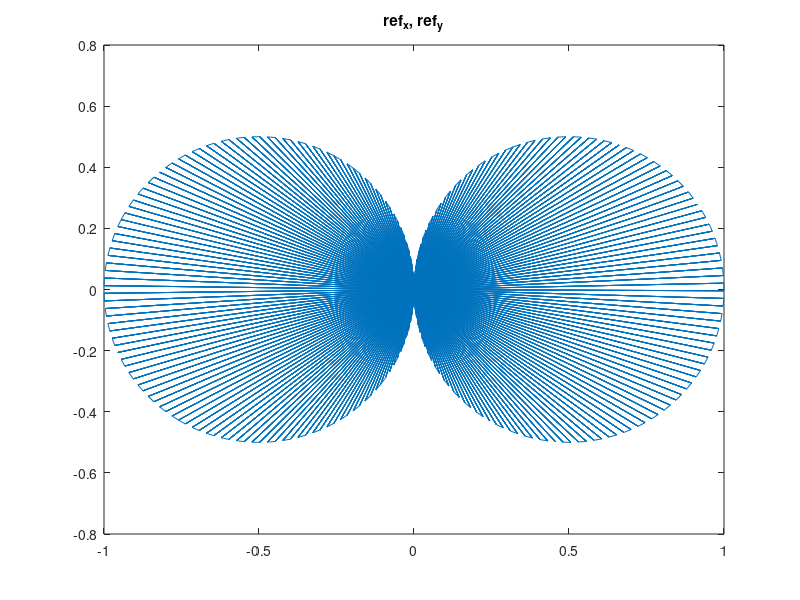
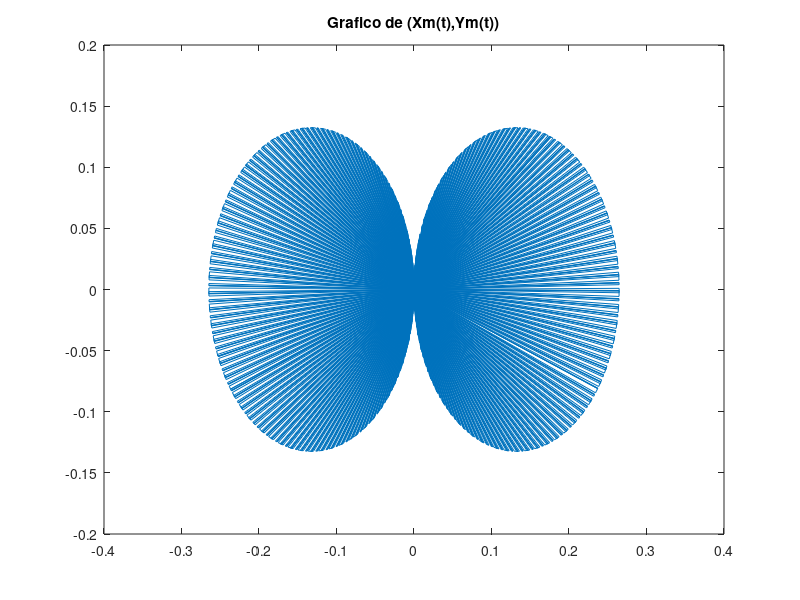
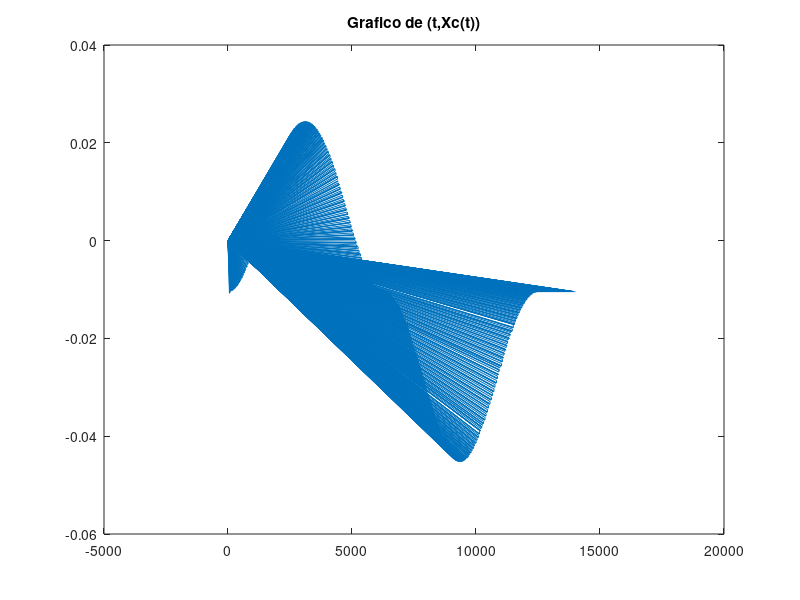
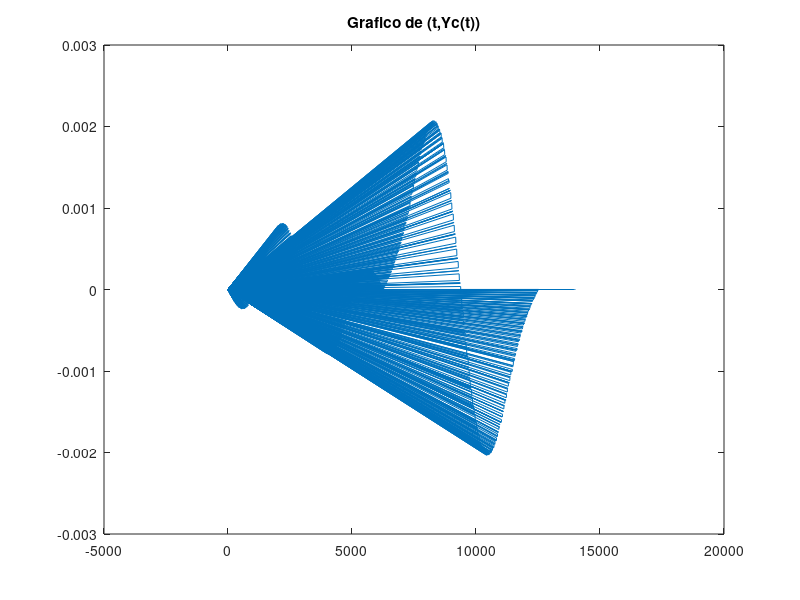

These charts were generated, in order, by the following MATLAB code: (Note: this script raises an error after producing the figures.)
mat = csvread("out.txt"); 

t = mat(:,1);

ref_x = mat(:, 2);
ref_y = mat(:, 3);


Ymponto_x = mat(:, 4);
Ymponto_y = mat(:, 5);

Ym_x = mat(:, 6);
Ym_y = mat(:, 7);

V_x = mat(:, 8);
V_y = mat(:, 9);

U_x = mat(:, 10);
U_y = mat(:, 11);

X_x = mat(:, 12);
X_y = mat(:, 13);
X_w = mat(:, 14);

Y_x = mat(:, 15);
Y_y = mat(:, 16);

plot(ref_x, ref_y);
title('ref_x, ref_y');

figure;
plot(Ym_x, Ym_y);
title('Grafico de (Xm(t),Ym(t))');

figure;
plot(t, X_x);
title('Grafico de (t,Xc(t))');

figure;
plot(t, X_y);
title('Grafico de (t,Yc(t))');

figure;
plot(t, X_w);
title('Grafico de (t,theta(t))');

figure;
plot(X_x, X_y);
title('Grafico de (Xc(t),Yc(t))');

%%

mat = csvread("out.txt"); 
x = mat(:,1);
y2 = mat(:,2);
y1= mat(:,3);
plot(y2,y1);
title('Grafico de (Xc(t),yc(t)) - Taxa de amostragem: 0.5');
legend('','','') ;

%%

mat = csvread("xm_ym.txt"); 
xm = mat(:,1);
ym= mat(:,2);
xmdot = mat(:,3);
ymdot= mat(:,4);  












